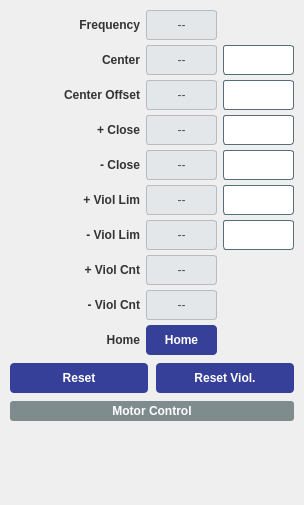
<widget class="QWidget" name="tab_1"><attribute name="title"><string>Spindle</string></attribute><layout class="QVBoxLayout" name="tv_36"><property name="spacing"><number>8</number></property><property name="leftMargin"><number>10</number></property><property name="topMargin"><number>10</number></property><property name="rightMargin"><number>10</number></property><property name="bottomMargin"><number>10</number></property><item><layout class="QGridLayout" name="grid_29"><property name="horizontalSpacing"><number>6</number></property><property name="verticalSpacing"><number>5</number></property><item row="0" column="0"><widget class="QLabel" name="lbl_2"><property name="styleSheet"><string notr="true">color: #333; font-weight: bold;</string></property><property name="minimumSize"><size><width>130</width><height>30</height></size></property><property name="text"><string>Frequency</string></property><property name="alignment"><set>Qt::AlignRight|Qt::AlignVCenter</set></property></widget></item><item row="0" column="1"><widget class="PyDMLabel" name="rb_3"><property name="minimumSize"><size><width>0</width><height>30</height></size></property><property name="sizePolicy"><sizepolicy hsizetype="Expanding" vsizetype="Fixed"><horstretch>1</horstretch><verstretch>0</verstretch></sizepolicy></property><property name="styleSheet"><string notr="true">background-color: #e4e7ea; color: #4a5259; border: 1px solid #b6bcc2; border-radius: 3px;</string></property><property name="alignment"><set>Qt::AlignCenter</set></property><property name="text"><string>--</string></property><property name="channel" stdset="0"><string>ca://${prefix}:MMS:01:fCurrentTriggerFrequency_RBV</string></property></widget></item><item row="1" column="0"><widget class="QLabel" name="lbl_4"><property name="styleSheet"><string notr="true">color: #333; font-weight: bold;</string></property><property name="minimumSize"><size><width>130</width><height>30</height></size></property><property name="text"><string>Center</string></property><property name="alignment"><set>Qt::AlignRight|Qt::AlignVCenter</set></property></widget></item><item row="1" column="1"><widget class="PyDMLabel" name="rb_5"><property name="minimumSize"><size><width>0</width><height>30</height></size></property><property name="sizePolicy"><sizepolicy hsizetype="Expanding" vsizetype="Fixed"><horstretch>1</horstretch><verstretch>0</verstretch></sizepolicy></property><property name="styleSheet"><string notr="true">background-color: #e4e7ea; color: #4a5259; border: 1px solid #b6bcc2; border-radius: 3px;</string></property><property name="alignment"><set>Qt::AlignCenter</set></property><property name="text"><string>--</string></property><property name="channel" stdset="0"><string>ca://${prefix}:MMS:01:fCenter_RBV</string></property></widget></item><item row="1" column="2"><widget class="PyDMLineEdit" name="set_6"><property name="minimumSize"><size><width>0</width><height>30</height></size></property><property name="sizePolicy"><sizepolicy hsizetype="Expanding" vsizetype="Fixed"><horstretch>1</horstretch><verstretch>0</verstretch></sizepolicy></property><property name="styleSheet"><string notr="true">background-color: #ffffff; color: #0c0c0c; border: 1px solid #546e7a; border-radius: 3px;</string></property><property name="alignment"><set>Qt::AlignCenter</set></property><property name="channel" stdset="0"><string>ca://${prefix}:MMS:01:fCenter</string></property></widget></item><item row="2" column="0"><widget class="QLabel" name="lbl_7"><property name="styleSheet"><string notr="true">color: #333; font-weight: bold;</string></property><property name="minimumSize"><size><width>130</width><height>30</height></size></property><property name="text"><string>Center Offset</string></property><property name="alignment"><set>Qt::AlignRight|Qt::AlignVCenter</set></property></widget></item><item row="2" column="1"><widget class="PyDMLabel" name="rb_8"><property name="minimumSize"><size><width>0</width><height>30</height></size></property><property name="sizePolicy"><sizepolicy hsizetype="Expanding" vsizetype="Fixed"><horstretch>1</horstretch><verstretch>0</verstretch></sizepolicy></property><property name="styleSheet"><string notr="true">background-color: #e4e7ea; color: #4a5259; border: 1px solid #b6bcc2; border-radius: 3px;</string></property><property name="alignment"><set>Qt::AlignCenter</set></property><property name="text"><string>--</string></property><property name="channel" stdset="0"><string>ca://${prefix}:MMS:01:fCenterOffset_RBV</string></property></widget></item><item row="2" column="2"><widget class="PyDMLineEdit" name="set_9"><property name="minimumSize"><size><width>0</width><height>30</height></size></property><property name="sizePolicy"><sizepolicy hsizetype="Expanding" vsizetype="Fixed"><horstretch>1</horstretch><verstretch>0</verstretch></sizepolicy></property><property name="styleSheet"><string notr="true">background-color: #ffffff; color: #0c0c0c; border: 1px solid #546e7a; border-radius: 3px;</string></property><property name="alignment"><set>Qt::AlignCenter</set></property><property name="channel" stdset="0"><string>ca://${prefix}:MMS:01:fCenterOffset</string></property></widget></item><item row="3" column="0"><widget class="QLabel" name="lbl_10"><property name="styleSheet"><string notr="true">color: #333; font-weight: bold;</string></property><property name="minimumSize"><size><width>130</width><height>30</height></size></property><property name="text"><string>+ Close</string></property><property name="alignment"><set>Qt::AlignRight|Qt::AlignVCenter</set></property></widget></item><item row="3" column="1"><widget class="PyDMLabel" name="rb_11"><property name="minimumSize"><size><width>0</width><height>30</height></size></property><property name="sizePolicy"><sizepolicy hsizetype="Expanding" vsizetype="Fixed"><horstretch>1</horstretch><verstretch>0</verstretch></sizepolicy></property><property name="styleSheet"><string notr="true">background-color: #e4e7ea; color: #4a5259; border: 1px solid #b6bcc2; border-radius: 3px;</string></property><property name="alignment"><set>Qt::AlignCenter</set></property><property name="text"><string>--</string></property><property name="channel" stdset="0"><string>ca://${prefix}:MMS:01:fStopPos_RBV</string></property></widget></item><item row="3" column="2"><widget class="PyDMLineEdit" name="set_12"><property name="minimumSize"><size><width>0</width><height>30</height></size></property><property name="sizePolicy"><sizepolicy hsizetype="Expanding" vsizetype="Fixed"><horstretch>1</horstretch><verstretch>0</verstretch></sizepolicy></property><property name="styleSheet"><string notr="true">background-color: #ffffff; color: #0c0c0c; border: 1px solid #546e7a; border-radius: 3px;</string></property><property name="alignment"><set>Qt::AlignCenter</set></property><property name="channel" stdset="0"><string>ca://${prefix}:MMS:01:fStopPos</string></property></widget></item><item row="4" column="0"><widget class="QLabel" name="lbl_13"><property name="styleSheet"><string notr="true">color: #333; font-weight: bold;</string></property><property name="minimumSize"><size><width>130</width><height>30</height></size></property><property name="text"><string>- Close</string></property><property name="alignment"><set>Qt::AlignRight|Qt::AlignVCenter</set></property></widget></item><item row="4" column="1"><widget class="PyDMLabel" name="rb_14"><property name="minimumSize"><size><width>0</width><height>30</height></size></property><property name="sizePolicy"><sizepolicy hsizetype="Expanding" vsizetype="Fixed"><horstretch>1</horstretch><verstretch>0</verstretch></sizepolicy></property><property name="styleSheet"><string notr="true">background-color: #e4e7ea; color: #4a5259; border: 1px solid #b6bcc2; border-radius: 3px;</string></property><property name="alignment"><set>Qt::AlignCenter</set></property><property name="text"><string>--</string></property><property name="channel" stdset="0"><string>ca://${prefix}:MMS:01:fStopNeg_RBV</string></property></widget></item><item row="4" column="2"><widget class="PyDMLineEdit" name="set_15"><property name="minimumSize"><size><width>0</width><height>30</height></size></property><property name="sizePolicy"><sizepolicy hsizetype="Expanding" vsizetype="Fixed"><horstretch>1</horstretch><verstretch>0</verstretch></sizepolicy></property><property name="styleSheet"><string notr="true">background-color: #ffffff; color: #0c0c0c; border: 1px solid #546e7a; border-radius: 3px;</string></property><property name="alignment"><set>Qt::AlignCenter</set></property><property name="channel" stdset="0"><string>ca://${prefix}:MMS:01:fStopNeg</string></property></widget></item><item row="5" column="0"><widget class="QLabel" name="lbl_16"><property name="styleSheet"><string notr="true">color: #333; font-weight: bold;</string></property><property name="minimumSize"><size><width>130</width><height>30</height></size></property><property name="text"><string>+ Viol Lim</string></property><property name="alignment"><set>Qt::AlignRight|Qt::AlignVCenter</set></property></widget></item><item row="5" column="1"><widget class="PyDMLabel" name="rb_17"><property name="minimumSize"><size><width>0</width><height>30</height></size></property><property name="sizePolicy"><sizepolicy hsizetype="Expanding" vsizetype="Fixed"><horstretch>1</horstretch><verstretch>0</verstretch></sizepolicy></property><property name="styleSheet"><string notr="true">background-color: #e4e7ea; color: #4a5259; border: 1px solid #b6bcc2; border-radius: 3px;</string></property><property name="alignment"><set>Qt::AlignCenter</set></property><property name="text"><string>--</string></property><property name="channel" stdset="0"><string>ca://${prefix}:MMS:01:fLimitPos_RBV</string></property></widget></item><item row="5" column="2"><widget class="PyDMLineEdit" name="set_18"><property name="minimumSize"><size><width>0</width><height>30</height></size></property><property name="sizePolicy"><sizepolicy hsizetype="Expanding" vsizetype="Fixed"><horstretch>1</horstretch><verstretch>0</verstretch></sizepolicy></property><property name="styleSheet"><string notr="true">background-color: #ffffff; color: #0c0c0c; border: 1px solid #546e7a; border-radius: 3px;</string></property><property name="alignment"><set>Qt::AlignCenter</set></property><property name="channel" stdset="0"><string>ca://${prefix}:MMS:01:fLimitPos</string></property></widget></item><item row="6" column="0"><widget class="QLabel" name="lbl_19"><property name="styleSheet"><string notr="true">color: #333; font-weight: bold;</string></property><property name="minimumSize"><size><width>130</width><height>30</height></size></property><property name="text"><string>- Viol Lim</string></property><property name="alignment"><set>Qt::AlignRight|Qt::AlignVCenter</set></property></widget></item><item row="6" column="1"><widget class="PyDMLabel" name="rb_20"><property name="minimumSize"><size><width>0</width><height>30</height></size></property><property name="sizePolicy"><sizepolicy hsizetype="Expanding" vsizetype="Fixed"><horstretch>1</horstretch><verstretch>0</verstretch></sizepolicy></property><property name="styleSheet"><string notr="true">background-color: #e4e7ea; color: #4a5259; border: 1px solid #b6bcc2; border-radius: 3px;</string></property><property name="alignment"><set>Qt::AlignCenter</set></property><property name="text"><string>--</string></property><property name="channel" stdset="0"><string>ca://${prefix}:MMS:01:fLimitNeg_RBV</string></property></widget></item><item row="6" column="2"><widget class="PyDMLineEdit" name="set_21"><property name="minimumSize"><size><width>0</width><height>30</height></size></property><property name="sizePolicy"><sizepolicy hsizetype="Expanding" vsizetype="Fixed"><horstretch>1</horstretch><verstretch>0</verstretch></sizepolicy></property><property name="styleSheet"><string notr="true">background-color: #ffffff; color: #0c0c0c; border: 1px solid #546e7a; border-radius: 3px;</string></property><property name="alignment"><set>Qt::AlignCenter</set></property><property name="channel" stdset="0"><string>ca://${prefix}:MMS:01:fLimitNeg</string></property></widget></item><item row="7" column="0"><widget class="QLabel" name="lbl_22"><property name="styleSheet"><string notr="true">color: #333; font-weight: bold;</string></property><property name="minimumSize"><size><width>130</width><height>30</height></size></property><property name="text"><string>+ Viol Cnt</string></property><property name="alignment"><set>Qt::AlignRight|Qt::AlignVCenter</set></property></widget></item><item row="7" column="1"><widget class="PyDMLabel" name="rb_23"><property name="minimumSize"><size><width>0</width><height>30</height></size></property><property name="sizePolicy"><sizepolicy hsizetype="Expanding" vsizetype="Fixed"><horstretch>1</horstretch><verstretch>0</verstretch></sizepolicy></property><property name="styleSheet"><string notr="true">background-color: #e4e7ea; color: #4a5259; border: 1px solid #b6bcc2; border-radius: 3px;</string></property><property name="alignment"><set>Qt::AlignCenter</set></property><property name="text"><string>--</string></property><property name="channel" stdset="0"><string>ca://${prefix}:MMS:01:nOvrCntPos_RBV</string></property></widget></item><item row="8" column="0"><widget class="QLabel" name="lbl_24"><property name="styleSheet"><string notr="true">color: #333; font-weight: bold;</string></property><property name="minimumSize"><size><width>130</width><height>30</height></size></property><property name="text"><string>- Viol Cnt</string></property><property name="alignment"><set>Qt::AlignRight|Qt::AlignVCenter</set></property></widget></item><item row="8" column="1"><widget class="PyDMLabel" name="rb_25"><property name="minimumSize"><size><width>0</width><height>30</height></size></property><property name="sizePolicy"><sizepolicy hsizetype="Expanding" vsizetype="Fixed"><horstretch>1</horstretch><verstretch>0</verstretch></sizepolicy></property><property name="styleSheet"><string notr="true">background-color: #e4e7ea; color: #4a5259; border: 1px solid #b6bcc2; border-radius: 3px;</string></property><property name="alignment"><set>Qt::AlignCenter</set></property><property name="text"><string>--</string></property><property name="channel" stdset="0"><string>ca://${prefix}:MMS:01:nOvrCntNeg_RBV</string></property></widget></item><item row="9" column="0"><widget class="QLabel" name="lbl_26"><property name="styleSheet"><string notr="true">color: #333; font-weight: bold;</string></property><property name="minimumSize"><size><width>130</width><height>30</height></size></property><property name="text"><string>Home</string></property><property name="alignment"><set>Qt::AlignRight|Qt::AlignVCenter</set></property></widget></item><item row="9" column="1"><widget class="PyDMPushButton" name="btn_27"><property name="minimumSize"><size><width>0</width><height>30</height></size></property><property name="styleSheet"><string notr="true">QPushButton { color: white; background-color: rgb(54,64,153); font-weight: bold; border-radius: 4px; } QPushButton:hover { background-color: #21618C; }</string></property><property name="text"><string>Home</string></property><property name="channel" stdset="0"><string>ca://${prefix}:MMS:01:bCenter</string></property><property name="pressValue" stdset="0"><string>1</string></property><property name="showConfirmDialog" stdset="0"><bool>true</bool></property><property name="confirmMessage" stdset="0"><string>Proceed with Home?</string></property></widget></item><item row="9" column="2"><widget class="PyDMByteIndicator" name="byte_28"><property name="minimumSize"><size><width>20</width><height>20</height></size></property><property name="channel" stdset="0"><string>ca://${prefix}:MMS:01:bCentered_RBV</string></property><property name="showLabels" stdset="0"><bool>false</bool></property><property name="circles" stdset="0"><bool>true</bool></property><property name="numBits" stdset="0"><number>1</number></property></widget></item></layout></item><item><layout class="QHBoxLayout" name="acts_32"><item><widget class="PyDMPushButton" name="btn_30"><property name="minimumSize"><size><width>0</width><height>30</height></size></property><property name="styleSheet"><string notr="true">QPushButton { color: white; background-color: rgb(54,64,153); font-weight: bold; border-radius: 4px; } QPushButton:hover { background-color: #21618C; }</string></property><property name="text"><string>Reset</string></property><property name="channel" stdset="0"><string>ca://${prefix}:MMS:01:bReset</string></property><property name="pressValue" stdset="0"><string>1</string></property><property name="showConfirmDialog" stdset="0"><bool>true</bool></property><property name="confirmMessage" stdset="0"><string>Proceed with Reset?</string></property></widget></item><item><widget class="PyDMPushButton" name="btn_31"><property name="minimumSize"><size><width>0</width><height>30</height></size></property><property name="styleSheet"><string notr="true">QPushButton { color: white; background-color: rgb(54,64,153); font-weight: bold; border-radius: 4px; } QPushButton:hover { background-color: #21618C; }</string></property><property name="text"><string>Reset Viol.</string></property><property name="channel" stdset="0"><string>ca://${prefix}:MMS:01:bResetCnt</string></property><property name="pressValue" stdset="0"><string>1</string></property><property name="showConfirmDialog" stdset="0"><bool>true</bool></property><property name="confirmMessage" stdset="0"><string>Proceed with Reset Viol.?</string></property></widget></item></layout></item><item><widget class="QLabel" name="lbl_33"><property name="styleSheet"><string notr="true">background-color: #7F8C8D; color: white; font-weight: bold; padding: 3px; border-radius: 3px;</string></property><property name="text"><string>Motor Control</string></property><property name="alignment"><set>Qt::AlignCenter</set></property></widget></item><item><widget class="MotorClassicRow" name="motor_34"><property name="minimumSize"><size><width>0</width><height>46</height></size></property><property name="motor" stdset="0"><string>${prefix}:MMS:01</string></property></widget></item><item><spacer name="vs_35"><property name="orientation"><enum>Qt::Vertical</enum></property><property name="sizeHint" stdset="0"><size><width>20</width><height>20</height></size></property></spacer></item></layout></widget>
